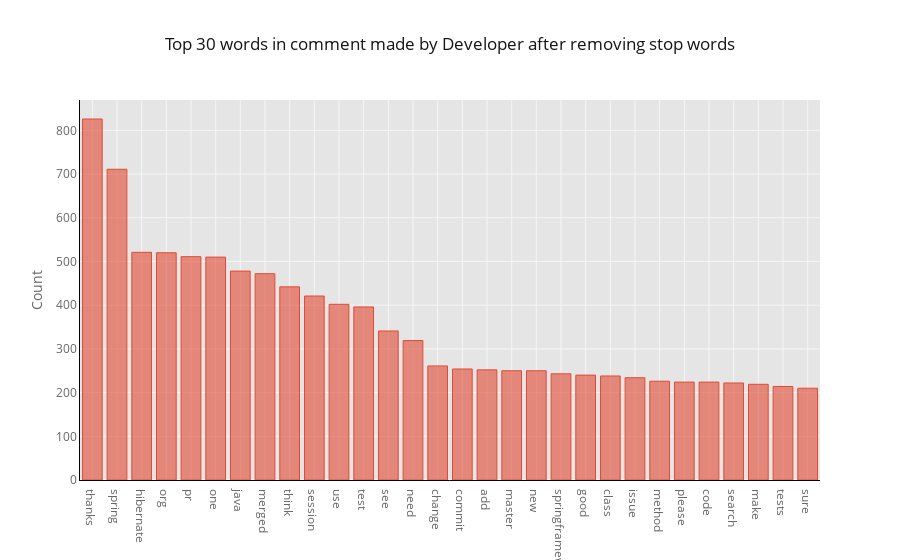

Source (notebook cell):
### Code cell
# toke (vocabulary) frequency_ distrubution after removing stop words 
def get_top_n_words(corpus, n=None):
    vec= CountVectorizer(stop_words=stopword__).fit(corpus)
    bag_of_words= vec.transform(corpus)
    sum_words= bag_of_words.sum(axis=0)
    words_freq=[(word, sum_words[0, idx]) for word, idx in vec.vocabulary_.items()]
    words_freq= sorted(words_freq, key= lambda x: x[1], reverse= True)
    return words_freq[:n]

common_words= get_top_n_words(data['comment'],30)
df_1= pd.DataFrame(common_words, columns=['comment','count'])
df_1.groupby('comment').sum()['count'].sort_values(ascending=False).plot(kind='bar', color="brown"), 
plt.ylabel('Count')
plt.xlabel('comments')
plt.title('Top 30 words in comment made by Developer after removing stop words')
plt.figure(figsize = (30,6))
plt.show()



df_1.groupby('comment').sum()['count'].sort_values(ascending=False).iplot(kind='bar', yTitle='Count', 
                                                           linecolor='black',
                                                           title='Top 30 words in comment made by Developer after removing stop words')

### Figure 1 — Plotly figure (JSON) as saved in the notebook; plotly's stock layout.template omitted (floating-point values rounded to 4 significant figures)
{"data": [{"marker": {"color": "rgba(226, 74, 51, 0.6)", "line": {"color": "rgba(226, 74, 51, 1.0)", "width": 1}}, "name": "count", "orientation": "v", "text": "", "type": "bar", "uid": "adff3479-872d-4dbc-9215-6226c3acf7f6", "x": ["thanks", "spring", "hibernate", "org", "pr", "one", "java", "merged", "think", "session", "use", "test", "see", "need", "change", "commit", "add", "master", "new", "springframework", "good", "class", "issue", "method", "please", "code", "search", "make", "tests", "sure"], "y": [826, 711, 521, 520, 511, 510, 478, 472, 442, 421, 402, 396, 341, 319, 261, 254, 252, 250, 250, 243, 240, 238, 234, 226, 224, 224, 222, 219, 214, 210]}], "layout": {"legend": {"bgcolor": "#FFFFFF", "font": {"color": "#666666"}}, "paper_bgcolor": "#FFFFFF", "plot_bgcolor": "#E5E5E5", "title": {"font": {"color": "#151516"}, "text": "Top 30 words in comment made by Developer after removing stop words"}, "xaxis": {"gridcolor": "#F6F6F6", "linecolor": "black", "showgrid": true, "tickfont": {"color": "#666666"}, "title": {"font": {"color": "#666666"}, "text": ""}, "zerolinecolor": "#F6F6F6"}, "yaxis": {"gridcolor": "#F6F6F6", "linecolor": "black", "showgrid": true, "tickfont": {"color": "#666666"}, "title": {"font": {"color": "#666666"}, "text": "Count"}, "zerolinecolor": "#F6F6F6"}}}
